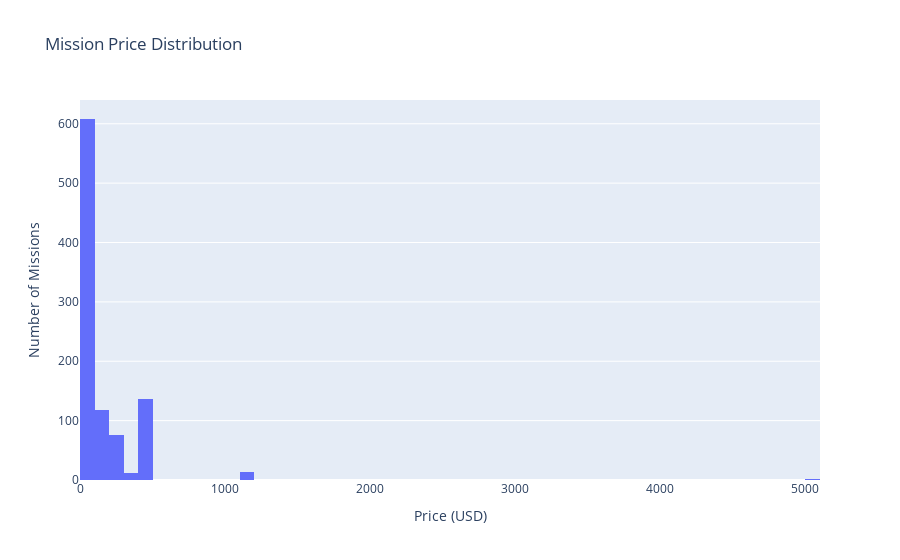

Write notebook code for a chart like this one.
### Code cell
histogram = px.histogram(df_data, 
             x='Price', 
             title="Mission Price Distribution",
             nbins=50,)

histogram.update_layout(xaxis_title="Price (USD)", yaxis_title="Number of Missions")

### Figure 1 — Plotly figure (JSON) as saved in the notebook; plotly's stock layout.template omitted (floating-point values rounded to 4 significant figures; data arrays with more than 128 entries replaced by an {"elided": "..."} marker saying what was removed)
{"data": [{"alignmentgroup": "True", "bingroup": "x", "hovertemplate": "Price=%{x}<br>count=%{y}<extra></extra>", "legendgroup": "", "marker": {"color": "#636efa", "pattern": {"shape": ""}}, "name": "", "nbinsx": 50, "offsetgroup": "", "orientation": "v", "showlegend": false, "type": "histogram", "x": {"elided": "4323 float values"}, "xaxis": "x", "yaxis": "y"}], "layout": {"barmode": "relative", "legend": {"tracegroupgap": 0}, "title": {"text": "Mission Price Distribution"}, "xaxis": {"anchor": "y", "domain": [0, 1], "title": {"text": "Price (USD)"}}, "yaxis": {"anchor": "x", "domain": [0, 1], "title": {"text": "Number of Missions"}}}}
